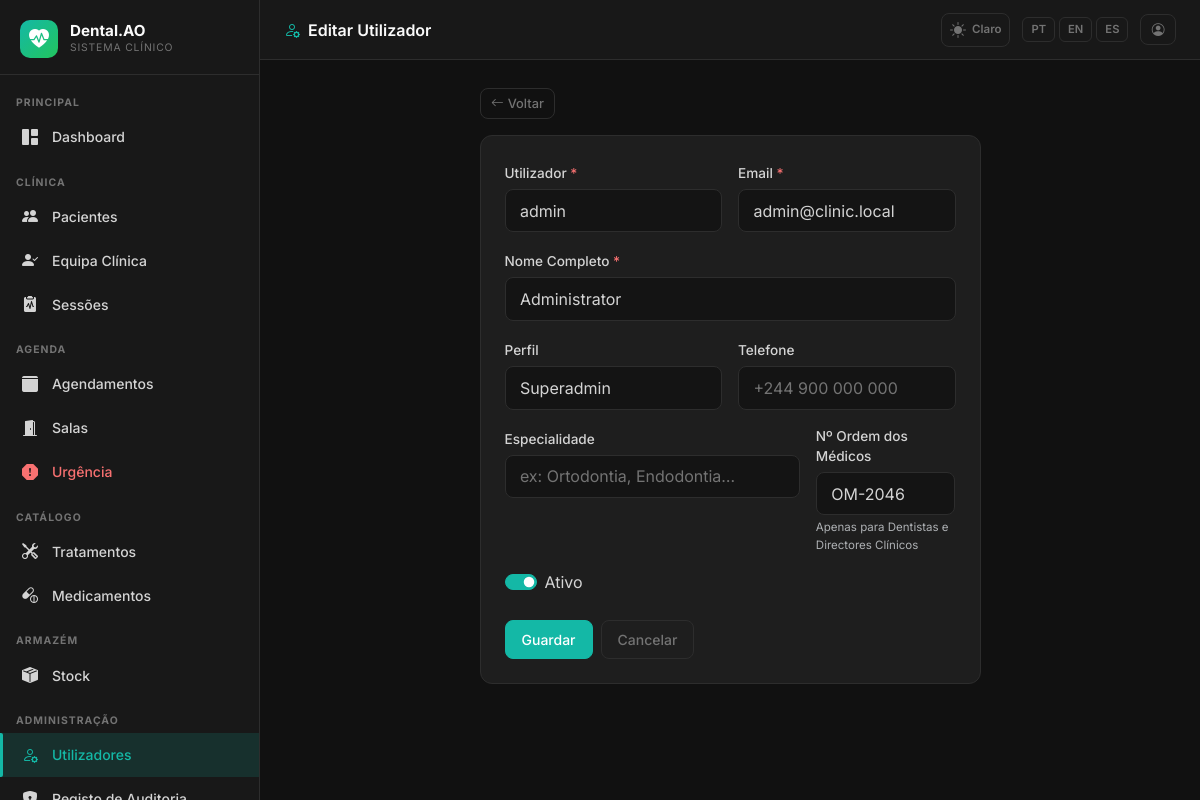
Page /admin/users/1/edit (signed in) on the committed database.
### app/models.py (models this page shows, shortened)
class AppSetting(db.Model):
    __tablename__ = 'app_settings'
    key   = db.Column(db.String(64), primary_key=True)
    value = db.Column(db.Text, nullable=True)
    _DEFAULTS = {
        'app_name':       'DentalCare Pro',
        'app_logo':       '',
        'bg_dark':        '#111111',
        'sidebar_dark':   '#181818',
        'card_dark':      '#1e1e1e',
        'border_dark':    '#2d2d2d',
        'text_dark':      '#d4d4d4',
        'primary_dark':   '#14b8a6',
        'success_dark':   '#22c55e',
        'danger_dark':    '#f87171',
        'warning_dark':   '#fbbf24',
        'bg_light':       '#f0f4f8',
        'card_light':     '#ffffff',
        'border_light':   '#d1dce8',
        'text_light':     '#334155',
        'primary_light':  '#1976d2',
        'success_light':  '#00875a',
        'danger_light':   '#d32f2f',
        'warning_light':  '#e65100',
        'xray_max_mb':        '10',
        'stock_invoice_max_mb': '5',
        'urgency_surcharge':  '30',
    }
    @classmethod
    def all_as_dict(cls):
        stored = {s.key: s.value for s in cls.query.all()}
        result = dict(cls._DEFAULTS)
        result.update(stored)
        return result

class User(UserMixin, db.Model):
    __tablename__ = 'users'
    id = db.Column(db.Integer, primary_key=True)
    username = db.Column(db.String(80), unique=True, nullable=False, index=True)
    email = db.Column(db.String(120), unique=True, nullable=False)
    full_name = db.Column(db.String(200), nullable=False)
    role = db.Column(db.String(30), nullable=False, default=Role.PATIENT)
    password_hash = db.Column(db.String(256), nullable=False)
    is_active = db.Column(db.Boolean, default=True)
    signature_path = db.Column(db.String(500), nullable=True)
    phone = db.Column(db.String(30), nullable=True)
    specialty = db.Column(db.String(100), nullable=True)
    license_number = db.Column(db.String(50), nullable=True)
    created_at = db.Column(db.DateTime, default=lambda: datetime.now(timezone.utc))
    updated_at = db.Column(db.DateTime, default=lambda: datetime.now(timezone.utc),
                           onupdate=lambda: datetime.now(timezone.utc))
    sessions_as_dentist = db.relationship('ClinicalSession', foreign_keys='ClinicalSession.dentist_id',
                                           backref='dentist', lazy='dynamic')
    appointments_as_dentist = db.relationship('Appointment', foreign_keys='Appointment.dentist_id',
                                               backref='dentist', lazy='dynamic')
    role_definition = db.relationship('RoleDefinition',
                                       primaryjoin='User.role == RoleDefinition.name',
                                       foreign_keys='User.role',
                                       back_populates='users', lazy='select', uselist=False,
                                       viewonly=True)
    def role_display(self):
        role_map = {
            Role.SUPERADMIN: 'Superadmin',
            Role.CLINICAL_DIRECTOR: 'Diretor Clínico',
            Role.DENTIST: 'Dentista',
            Role.PATIENT: 'Paciente',
            Role.RECEPTION: 'Recepção',
        }
        return role_map.get(self.role, self.role)
    def role_badge_class(self):
        badge_map = {
            Role.SUPERADMIN: 'danger',
            Role.CLINICAL_DIRECTOR: 'primary',
            Role.DENTIST: 'success',
            Role.PATIENT: 'info',
            Role.RECEPTION: 'warning',
        }
        return badge_map.get(self.role, 'secondary')

### app/admin/routes.py (the view, shortened to what this page needs)
@admin_bp.route('/users/<int:id>/edit', methods=['GET', 'POST'])
@login_required
def edit_user(id):
    if current_user.role not in _USERS_ALLOWED:
        abort(403)
    user = User.query.get_or_404(id)
    view_filter = _ROLE_CAN_VIEW.get(current_user.role)
    if view_filter is not None and user.role not in view_filter:
        abort(403)
    form = UserForm(obj=user)
    _apply_role_choices(form)
    return render_template('admin/users/form.html', form=form,
                           title=_('Editar Utilizador'), user=user)

### app/admin/forms.py
class UserForm(FlaskForm):
    username = StringField(_l('Utilizador'), validators=[DataRequired(), Length(1, 80)])
    email = StringField(_l('Email'), validators=[DataRequired(), Length(1, 120)])
    full_name = StringField(_l('Nome Completo'), validators=[DataRequired(), Length(1, 200)])
    role = SelectField(_l('Perfil'), choices=[
        ('superadmin', 'Superadmin'),
        ('clinical_director', 'Diretor Clínico'),
        ('dentist', 'Dentista'),
        ('patient', 'Paciente'),
        ('reception', 'Recepção'),
    ], validators=[DataRequired()])
    phone = StringField(_l('Telefone'), validators=[Optional()])
    specialty = StringField(_l('Especialidade'), validators=[Optional()])
    license_number = StringField(_l('Nº Ordem dos Médicos'), validators=[Optional(), Length(0, 50)])
    is_active = BooleanField(_l('Ativo'), default=True)
    submit = SubmitField(_l('Guardar'))

### app/__init__.py (called while the page is built)
def get_locale():
    lang = session.get('lang')
    if lang in ['pt', 'en', 'es']:
        return lang
    return 'pt'

### app/admin/routes.py (called while the page is built)
def _allowed_roles_for_current_user():
    return _ROLE_CAN_ASSIGN.get(current_user.role, set())

def _apply_role_choices(form):
    allowed = _allowed_roles_for_current_user()
    form.role.choices = [(v, l) for v, l in _ALL_ROLE_CHOICES if v in allowed]

### app/templates/admin/users/form.html (shortened to what this page needs)
{% extends "base.html" %}
{% block page_title %}<i class="bi bi-person-gear me-2" style="color:var(--dc-primary)"></i>{{ title }}{% endblock %}
{% block content %}
<div class="row justify-content-center">
  <div class="col-lg-7">
    <div class="d-flex align-items-center gap-2 mb-3">
      <a href="{{ url_for('admin.users') }}" class="btn btn-sm btn-outline-secondary">
        <i class="bi bi-arrow-left me-1"></i>{{ _('Voltar') }}
      </a>
    </div>
    <div class="dc-card">
      <form method="POST">
        <div class="row g-3">
          <div class="col-md-6">
            <label class="form-label">{{ form.username.label.text }} <span class="text-danger">*</span></label>
            {{ form.username(class="form-control") }}
          </div>
          <div class="col-md-6">
            <label class="form-label">{{ form.email.label.text }} <span class="text-danger">*</span></label>
            {{ form.email(class="form-control") }}
          </div>
          <div class="col-12">
            <label class="form-label">{{ form.full_name.label.text }} <span class="text-danger">*</span></label>
            {{ form.full_name(class="form-control") }}
          </div>
          <div class="col-md-6">
            <label class="form-label">{{ form.role.label.text }}</label>
            {{ form.role(class="form-select") }}
          </div>
          <div class="col-md-6">
            <label class="form-label">{{ form.phone.label.text }}</label>
            {{ form.phone(class="form-control", placeholder="+244 900 000 000") }}
          </div>
          <div class="col-md-8">
            <label class="form-label">{{ form.specialty.label.text }}</label>
            {{ form.specialty(class="form-control", placeholder=_("ex: Ortodontia, Endodontia…")) }}
          </div>
          <div class="col-md-4">
            <label class="form-label">{{ form.license_number.label.text }}</label>
            {{ form.license_number(class="form-control", placeholder=_("ex: OM-12345")) }}
            <div class="form-text" style="font-size:.72rem">{{ _('Apenas para Dentistas e Directores Clínicos') }}</div>
          </div>
          <div class="col-12">
            <div class="form-check form-switch">
              {{ form.is_active(class="form-check-input", role="switch") }}
              <label class="form-check-label">{{ form.is_active.label.text }}</label>
            </div>
          </div>
        </div>
        <div class="d-flex gap-2 mt-4">
          {{ form.submit(class="btn btn-primary") }}
          <a href="{{ url_for('admin.users') }}" class="btn btn-outline-secondary">{{ _('Cancelar') }}</a>
        </div>
      </form>
    </div>
  </div>
</div>
{% endblock %}

### app/templates/base.html (shortened to what this page needs)
<!DOCTYPE html>
<html lang="{{ get_locale() }}" data-dc-theme="{{ session.get('theme', 'dark') }}">
<head>
  <link href="https://cdn.jsdelivr.net/npm/bootstrap@5.3.2/dist/css/bootstrap.min.css" rel="stylesheet">
  <link href="https://cdn.jsdelivr.net/npm/bootstrap-icons@1.11.3/font/bootstrap-icons.min.css" rel="stylesheet">
  <link href="{{ url_for('static', filename='css/dental.css') }}" rel="stylesheet">
</head>
<body>
<aside class="dc-sidebar" id="dcSidebar">
  <div class="dc-brand">
    <div class="dc-brand-icon">
      {% if app_settings.app_logo %}
        <img src="{{ url_for('superadmin.logo_file', filename=app_settings.app_logo) }}"
             alt="{{ app_settings.app_name }}"
             style="width:36px;height:36px;object-fit:contain;border-radius:6px;">
      {% else %}
        <i class="bi bi-heart-pulse-fill"></i>
      {% endif %}
    </div>
    <div class="flex-fill">
      <div class="dc-brand-name">{{ app_settings.app_name }}</div>
      <div class="dc-brand-sub">{{ _('Sistema Clínico') }}</div>
    </div>
  </div>
  <nav class="dc-nav">
    {% set role = current_user.role %}
    <div class="dc-nav-section">{{ _('Principal') }}</div>
    <a href="{{ url_for('main.dashboard') }}"
       class="dc-nav-item {% if request.endpoint == 'main.dashboard' %}active{% endif %}">
      <i class="bi bi-grid-1x2-fill"></i> {{ _('Dashboard') }}
    </a>
    {% if role in ['superadmin', 'clinical_director', 'dentist', 'reception'] %}
    <div class="dc-nav-section mt-2">{{ _('Clínica') }}</div>
    {% endif %}
    {% if role in ['superadmin', 'clinical_director', 'dentist', 'reception'] %}
    <a href="{{ url_for('patients.index') }}"
       class="dc-nav-item {% if request.endpoint == 'patients.index' or request.endpoint in ['patients.new','patients.edit','patients.detail'] %}active{% endif %}">
      <i class="bi bi-people-fill"></i> {{ _('Pacientes') }}
    </a>
    {% endif %}
    {% if role in ['superadmin', 'clinical_director'] %}
    <a href="{{ url_for('patients.care_team_pending') }}"
       class="dc-nav-item {% if request.endpoint == 'patients.care_team_pending' %}active{% endif %}">
      <i class="bi bi-person-check-fill"></i> {{ _('Equipa Clínica') }}
    </a>
    {% endif %}
    {% if role in ['superadmin', 'clinical_director', 'dentist'] %}
    <a href="{{ url_for('sessions.index') }}"
       class="dc-nav-item {% if request.endpoint and 'sessions.' in request.endpoint and 'audit' not in request.endpoint and 'evolution' not in request.endpoint %}active{% endif %}">
      <i class="bi bi-clipboard2-pulse-fill"></i> {{ _('Sessões') }}
    </a>
    {% endif %}
    {% if role in ['superadmin', 'clinical_director', 'reception', 'dentist'] %}
    <div class="dc-nav-section mt-2">{{ _('Agenda') }}</div>
    {% endif %}
    {% if role in ['superadmin', 'clinical_director', 'reception'] %}
    <a href="{{ url_for('scheduling.calendar') }}"
       class="dc-nav-item {% if request.endpoint and 'scheduling.' in request.endpoint and 'emergency' not in request.endpoint and 'room' not in request.endpoint %}active{% endif %}">
      <i class="bi bi-calendar3-fill"></i> {{ _('Agendamentos') }}
    </a>
    {% endif %}
    {% if role in ['superadmin', 'clinical_director', 'reception', 'dentist'] %}
    <a href="{{ url_for('scheduling.rooms') }}"
       class="dc-nav-item {% if request.endpoint and 'rooms' in request.endpoint %}active{% endif %}">
      <i class="bi bi-door-open-fill"></i> {{ _('Salas') }}
    </a>
    {% endif %}
    {% if role in ['superadmin', 'clinical_director', 'reception', 'dentist'] %}
    <a href="{{ url_for('scheduling.emergency') }}"
       class="dc-nav-item {% if request.endpoint and 'emergency' in request.endpoint %}active{% endif %}"
       style="color:var(--dc-danger)">
      <i class="bi bi-exclamation-octagon-fill"></i> {{ _('Urgência') }}
    </a>
    {% endif %}
    {% if role in ['superadmin', 'clinical_director', 'dentist'] %}
    <div class="dc-nav-section mt-2">{{ _('Catálogo') }}</div>
    <a href="{{ url_for('admin.treatments') }}"
       class="dc-nav-item {% if 'treatments' in request.endpoint %}active{% endif %}">
      <i class="bi bi-tools"></i> {{ _('Tratamentos') }}
    </a>
    <a href="{{ url_for('admin.medicines') }}"
       class="dc-nav-item {% if 'medicine' in request.endpoint %}active{% endif %}">
      <i class="bi bi-capsule-pill"></i> {{ _('Medicamentos') }}
    </a>
    {% endif %}
    {% if role in ['superadmin', 'clinical_director', 'dentist', 'receptionist'] %}
    <div class="dc-nav-section mt-2">{{ _('Armazém') }}</div>
    <a href="{{ url_for('stock.index') }}"
       class="dc-nav-item {% if request.endpoint and 'stock.' in request.endpoint %}active{% endif %}">
      <i class="bi bi-box-seam-fill"></i> {{ _('Stock') }}
    </a>
    {% endif %}
    {% if role in ['superadmin', 'clinical_director'] %}
    <div class="dc-nav-section mt-2">{{ _('Administração') }}</div>
    <a href="{{ url_for('admin.users') }}"
       class="dc-nav-item {% if 'user' in request.endpoint %}active{% endif %}">
      <i class="bi bi-person-gear"></i> {{ _('Utilizadores') }}
    </a>
    <a href="{{ url_for('admin.audit_log') }}"
       class="dc-nav-item {% if 'audit' in request.endpoint %}active{% endif %}">
      <i class="bi bi-shield-lock-fill"></i> {{ _('Registo de Auditoria') }}
    </a>
    {% endif %}
  </nav>
</aside>
<header class="dc-topbar">
  <span class="page-title">{% block page_title %}{% endblock %}</span>
  <div class="topbar-actions">
    <a href="{{ url_for('auth.toggle_theme') }}"
       class="theme-toggle"
       title="{{ _('Alternar tema') }}">
      {% if session.get('theme', 'dark') == 'dark' %}
        <i class="bi bi-sun-fill"></i><span style="font-size:.72rem;font-weight:600;margin-left:2px">{{ _('Claro') }}</span>
      {% else %}
        <i class="bi bi-moon-stars-fill"></i><span style="font-size:.72rem;font-weight:600;margin-left:2px">{{ _('Escuro') }}</span>
      {% endif %}
    </a>
    <div class="lang-switcher">
      <a href="{{ url_for('auth.set_lang', lang='pt') }}"
         class="lang-btn {% if get_locale() == 'pt' %}active{% endif %}">PT</a>
      <a href="{{ url_for('auth.set_lang', lang='en') }}"
         class="lang-btn {% if get_locale() == 'en' %}active{% endif %}">EN</a>
      <a href="{{ url_for('auth.set_lang', lang='es') }}"
         class="lang-btn {% if get_locale() == 'es' %}active{% endif %}">ES</a>
    </div>
    <a href="{{ url_for('auth.profile') }}" class="btn btn-sm btn-outline-secondary" title="{{ _('Meu Perfil') }}">
      <i class="bi bi-person-circle"></i>
    </a>
  </div>
</header>
<main class="dc-main">
  <div class="dc-content">
    {% block content %}{% endblock %}
  </div>
</main>
</body>
</html>

### rows in the picture
AppSetting: app_name "Dental.AO"
User: username "admin", email "admin@clinic.local", full_name "Administrator", role "Superadmin", license_number "OM-2046", is_active "☑"

### other values in the picture
{{ title }} "Editar Utilizador"
